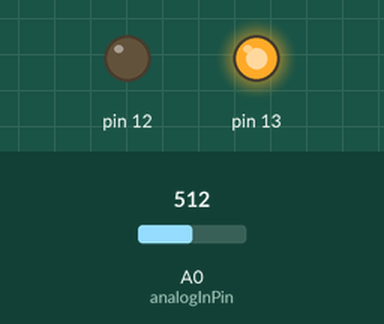
Simulated run of this sketch. Board: Arduino Uno, built with avr-gcc and run on an emulated ATmega328P. Shown: output pins drawn as LEDs (lit = HIGH). The inputs (shaded band) are chosen by the test bench; at power-on: A0 (analogInPin) = 512. What the sketch prints to the serial monitor is not drawn.

Above: at 5.0 s.
At 15.0 s:
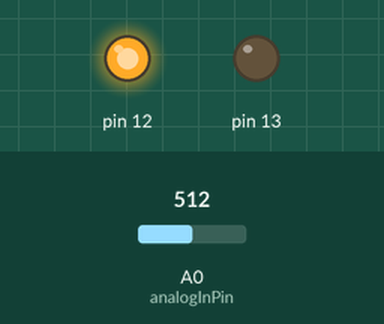
Timing chart, 0 to 26.0 s (numbered marks = the images above):
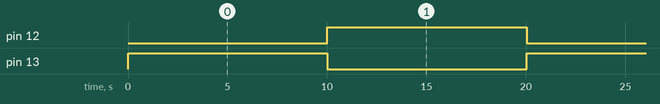

Measured:
- by itself, pin 12, pin 13: alternates HIGH for 10.0 s and LOW for 10.0 s

The sketch:

Linear_Actuator_Reader.ino
```cpp
 const int analogInPin = A0;
 int sensorValue = 0;
 int outputValue = 0;
void setup() {
  Serial.begin(9600);
  pinMode (13,OUTPUT);
  pinMode (12, OUTPUT);
  // put your setup code here, to run once:

}

void loop() {
  sensorValue = analogRead(analogInPin);
  outputValue = map(sensorValue, 0, 1023, 0, 255);
  Serial.print(sensorValue);
  Serial.print(outputValue);
  delay(2);
  for(int x = 0; x<10; x++){
  digitalWrite (13, HIGH);
  digitalWrite (12, LOW);
  delay(1000);
  Serial.print(sensorValue);
  Serial.print(outputValue);
  delay(2);
  }
  digitalWrite (13, LOW);
  digitalWrite (12, HIGH);
  delay(10000);

  // put your main code here, to run repeatedly:

}
```
